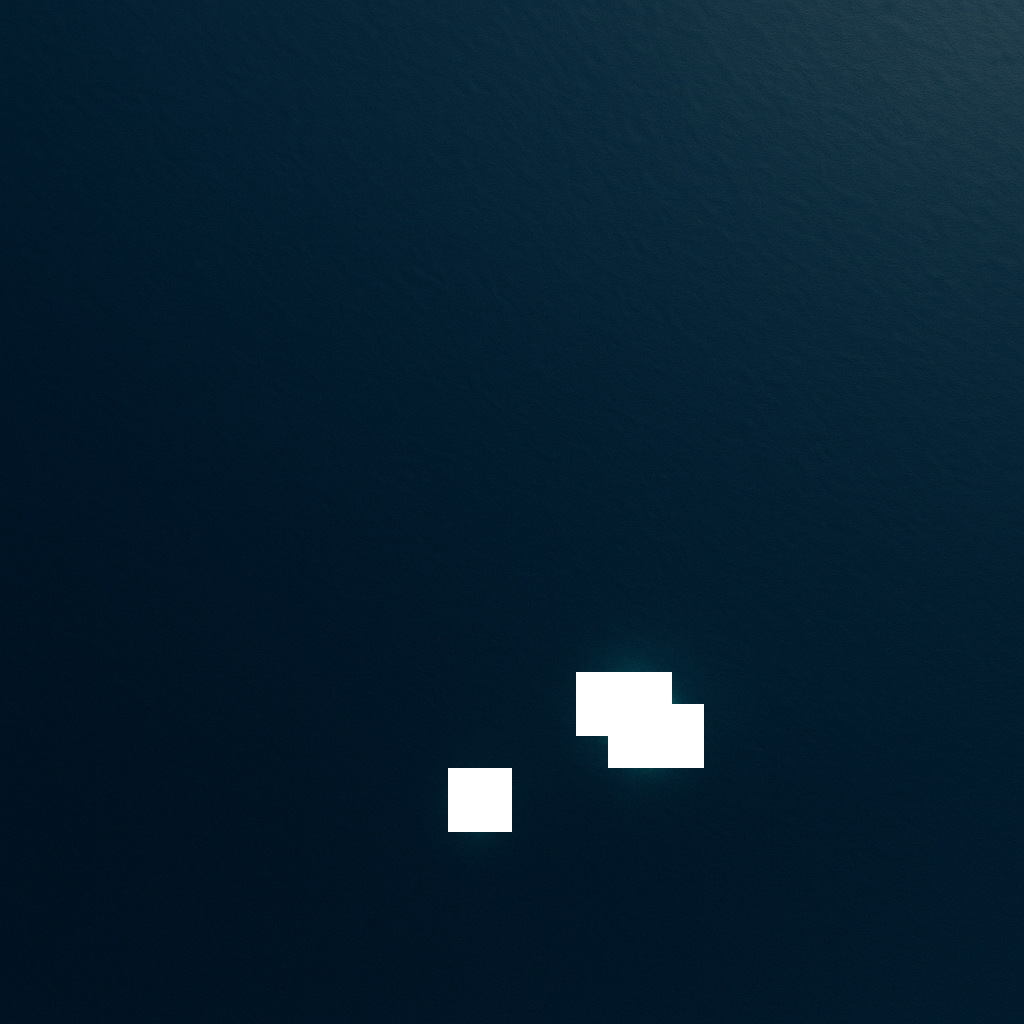

The image is a tile-based game level rendered from a .tmx file. Its description and complete source (layers, tilesets, objects, tile grids) follow:
An orthogonal 32x32 tile map with 32x32 px tiles, 1 tile layer (Tile Layer 1), 1 image layer.

<map version="1.10" tiledversion="1.11.2" orientation="orthogonal" renderorder="right-down" width="32" height="32" tilewidth="32" tileheight="32" infinite="0" nextlayerid="3" nextobjectid="1">
 <tileset firstgid="1" source="Collision1.tsx" />
 <imagelayer id="2" name="map1" locked="1">
  <image source="map1.png" width="1024" height="1024" />
 </imagelayer>
 <layer id="1" name="Tile Layer 1" width="32" height="32">
  <properties>
   <property name="collidable&#10;" type="bool" value="true" />
  </properties>
  <data encoding="csv">
0,0,0,0,0,0,0,0,0,0,0,0,0,0,0,0,0,0,0,0,0,0,0,0,0,0,0,0,0,0,0,0,
0,0,0,0,0,0,0,0,0,0,0,0,0,0,0,0,0,0,0,0,0,0,0,0,0,0,0,0,0,0,0,0,
0,0,0,0,0,0,0,0,0,0,0,0,0,0,0,0,0,0,0,0,0,0,0,0,0,0,0,0,0,0,0,0,
0,0,0,0,0,0,0,0,0,0,0,0,0,0,0,0,0,0,0,0,0,0,0,0,0,0,0,0,0,0,0,0,
0,0,0,0,0,0,0,0,0,0,0,0,0,0,0,0,0,0,0,0,0,0,0,0,0,0,0,0,0,0,0,0,
0,0,0,0,0,0,0,0,0,0,0,0,0,0,0,0,0,0,0,0,0,0,0,0,0,0,0,0,0,0,0,0,
0,0,0,0,0,0,0,0,0,0,0,0,0,0,0,0,0,0,0,0,0,0,0,0,0,0,0,0,0,0,0,0,
0,0,0,0,0,0,0,0,0,0,0,0,0,0,0,0,0,0,0,0,0,0,0,0,0,0,0,0,0,0,0,0,
0,0,0,0,0,0,0,0,0,0,0,0,0,0,0,0,0,0,0,0,0,0,0,0,0,0,0,0,0,0,0,0,
0,0,0,0,0,0,0,0,0,0,0,0,0,0,0,0,0,0,0,0,0,0,0,0,0,0,0,0,0,0,0,0,
0,0,0,0,0,0,0,0,0,0,0,0,0,0,0,0,0,0,0,0,0,0,0,0,0,0,0,0,0,0,0,0,
0,0,0,0,0,0,0,0,0,0,0,0,0,0,0,0,0,0,0,0,0,0,0,0,0,0,0,0,0,0,0,0,
0,0,0,0,0,0,0,0,0,0,0,0,0,0,0,0,0,0,0,0,0,0,0,0,0,0,0,0,0,0,0,0,
0,0,0,0,0,0,0,0,0,0,0,0,0,0,0,0,0,0,0,0,0,0,0,0,0,0,0,0,0,0,0,0,
0,0,0,0,0,0,0,0,0,0,0,0,0,0,0,0,0,0,0,0,0,0,0,0,0,0,0,0,0,0,0,0,
0,0,0,0,0,0,0,0,0,0,0,0,0,0,0,0,0,0,0,0,0,0,0,0,0,0,0,0,0,0,0,0,
0,0,0,0,0,0,0,0,0,0,0,0,0,0,0,0,0,0,0,0,0,0,0,0,0,0,0,0,0,0,0,0,
0,0,0,0,0,0,0,0,0,0,0,0,0,0,0,0,0,0,0,0,0,0,0,0,0,0,0,0,0,0,0,0,
0,0,0,0,0,0,0,0,0,0,0,0,0,0,0,0,0,0,0,0,0,0,0,0,0,0,0,0,0,0,0,0,
0,0,0,0,0,0,0,0,0,0,0,0,0,0,0,0,0,0,0,0,0,0,0,0,0,0,0,0,0,0,0,0,
0,0,0,0,0,0,0,0,0,0,0,0,0,0,0,0,0,0,0,0,0,0,0,0,0,0,0,0,0,0,0,0,
0,0,0,0,0,0,0,0,0,0,0,0,0,0,0,0,0,0,1,1,1,0,0,0,0,0,0,0,0,0,0,0,
0,0,0,0,0,0,0,0,0,0,0,0,0,0,0,0,0,0,1,1,1,1,0,0,0,0,0,0,0,0,0,0,
0,0,0,0,0,0,0,0,0,0,0,0,0,0,0,0,0,0,0,1,1,1,0,0,0,0,0,0,0,0,0,0,
0,0,0,0,0,0,0,0,0,0,0,0,0,0,1,1,0,0,0,0,0,0,0,0,0,0,0,0,0,0,0,0,
0,0,0,0,0,0,0,0,0,0,0,0,0,0,1,1,0,0,0,0,0,0,0,0,0,0,0,0,0,0,0,0,
0,0,0,0,0,0,0,0,0,0,0,0,0,0,0,0,0,0,0,0,0,0,0,0,0,0,0,0,0,0,0,0,
0,0,0,0,0,0,0,0,0,0,0,0,0,0,0,0,0,0,0,0,0,0,0,0,0,0,0,0,0,0,0,0,
0,0,0,0,0,0,0,0,0,0,0,0,0,0,0,0,0,0,0,0,0,0,0,0,0,0,0,0,0,0,0,0,
0,0,0,0,0,0,0,0,0,0,0,0,0,0,0,0,0,0,0,0,0,0,0,0,0,0,0,0,0,0,0,0,
0,0,0,0,0,0,0,0,0,0,0,0,0,0,0,0,0,0,0,0,0,0,0,0,0,0,0,0,0,0,0,0,
0,0,0,0,0,0,0,0,0,0,0,0,0,0,0,0,0,0,0,0,0,0,0,0,0,0,0,0,0,0,0,0
</data>
 </layer>
</map>
